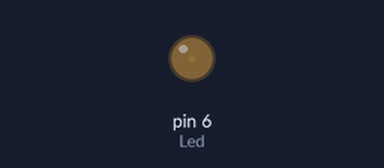
The sketch below on a simulated Arduino Uno, built with avr-gcc and run on an emulated ATmega328P. On the bench: output pins drawn as LEDs (lit = HIGH).

Above: at 0.05 s.
At 2.15 s:
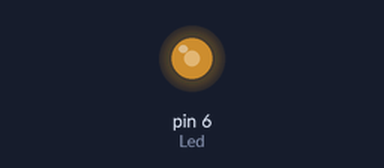
At 3.45 s:
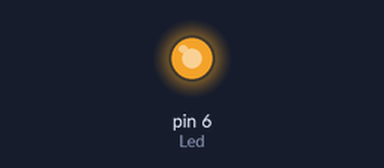
At 6.9 s:
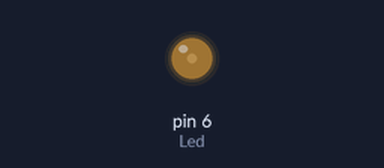
Timing chart, 0 to 10.0 s (numbered marks = the images above):
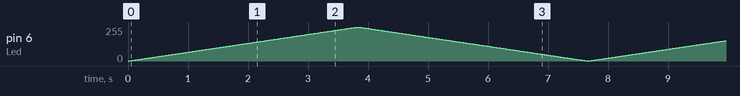

The sketch:

Asier_Class4_Code2.ino
```cpp
int Led = 6;
void setup() {
  // put your setup code here, to run once:
  pinMode(Led, OUTPUT);
}

void loop() {
  // put yourmain code here, to run repeatedly:
  for(int i=0; i<255; i++){
    analogWrite(Led, i);
    delay(15);
  }
  for(int i=255; i>0; i--){
    analogWrite(Led, i);
    delay(15);
  }
  delay(10);
}
```
